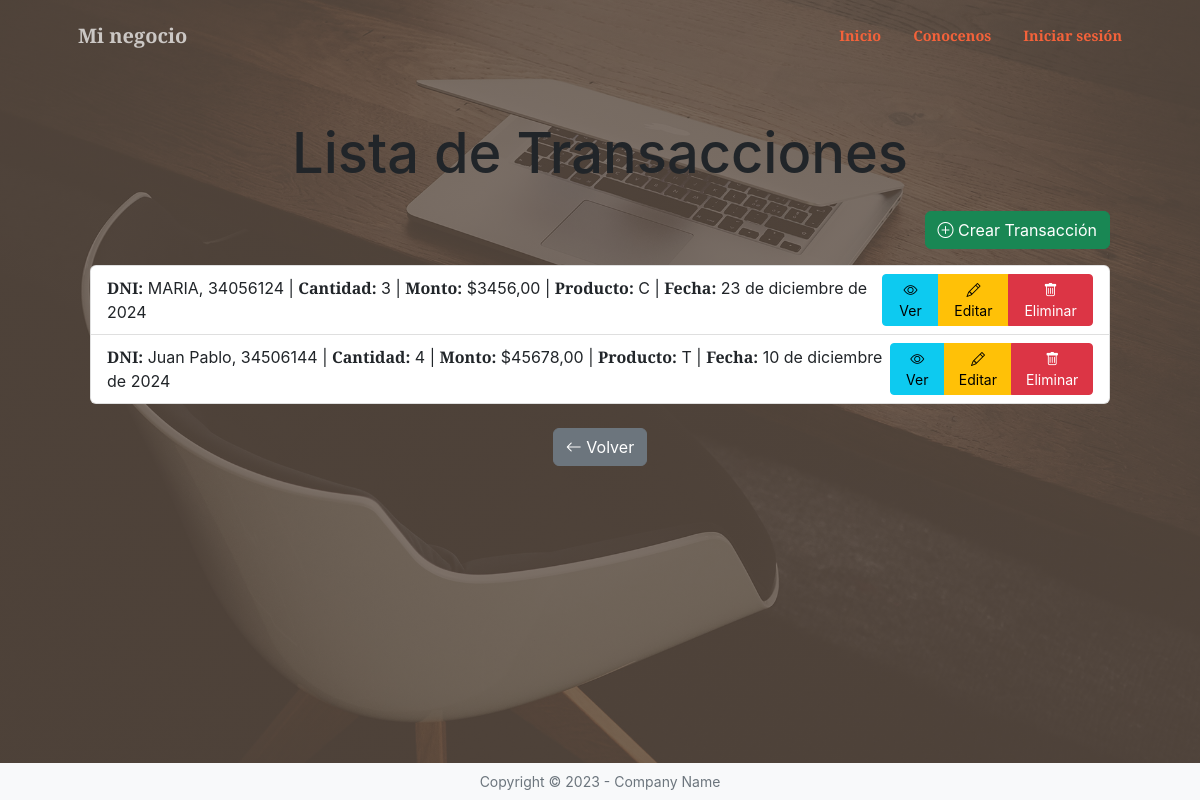
/minegocio/transaccion/list/, run on the app's committed database.
### minegocio/models.py (models this page shows, shortened)
class Transaccion(models.Model):
    dni = models.ForeignKey(Vendedor,on_delete=models.CASCADE)
    fecha = models.DateField(null=True,blank=True)
    cantidad = models.PositiveIntegerField()
    monto = models.DecimalField(max_digits=10,decimal_places=2)
    productos = [
        ("C", "Celulares"),
        ("AU", "Auriculares"),
        ("PE", "Pequeños electrodomésticos"),
        ("T", "Tablets")]
    producto = models.CharField(max_length=50, choices=productos, default="PE")

class Vendedor(models.Model):
    nombre = models.CharField(max_length=13)
    dni = models.PositiveIntegerField(unique=True)
    def __str__(self):
        return f"{self.nombre}, {self.dni}"

### minegocio/views.py (the view)
# urls.py: path("transaccion/list/", transaccion_list, name="transaccion_list"),
def transaccion_list(request):
    query = Transaccion.objects.all()
    context = {"object_list": query}
    return render(request, "minegocio/transaccion_list.html", context)

### minegocio/templates/minegocio/transaccion_list.html
{% extends 'core/base.html' %}
{% block content %}
<div class="container py-5">
    <h1 class="text-center mb-4">Lista de Transacciones</h1>
    <div class="text-end mb-3">
        <a href="{% url 'minegocio:transaccion_create' %}" class="btn btn-success">
            <i class="bi bi-plus-circle"></i> Crear Transacción
        </a>
    </div>
    <ul class="list-group">
        {% for object in object_list %}
            <li class="list-group-item d-flex justify-content-between align-items-center">
                <div>
                    <strong>DNI:</strong> {{ object.dni }} |
                    <strong>Cantidad:</strong> {{ object.cantidad }} |
                    <strong>Monto:</strong> ${{ object.monto }} |
                    <strong>Producto:</strong> {{ object.producto }} |
                    <strong>Fecha:</strong> {{ object.fecha }}
                </div>
                <div class="btn-group" role="group">
                    <a href="{% url 'minegocio:transaccion_detail' transaccion_id=object.id %}" class="btn btn-info btn-sm">
                        <i class="bi bi-eye"></i> Ver
                    </a>
                    <a href="{% url 'minegocio:transaccion_edit' object.id %}" class="btn btn-warning btn-sm">
                        <i class="bi bi-pencil"></i> Editar
                    </a>
                    <a href="{% url 'minegocio:transaccion_delete' object.id %}" class="btn btn-danger btn-sm">
                        <i class="bi bi-trash"></i> Eliminar
                    </a>
                </div>
            </li>
        {% endfor %}
    </ul>
    <div class="text-center mt-4">
        <a href="{% url 'minegocio:index' %}" class="btn btn-secondary">
            <i class="bi bi-arrow-left"></i> Volver
        </a>
    </div>
</div>
{% endblock content %}

### data on the page
Transaccion: dni "MARIA, 34056124", cantidad "3", monto "3456,00", producto "C", fecha "23 de diciembre de 2024"
Transaccion: dni "Juan Pablo, 34506144", cantidad "4", monto "45678,00", producto "T", fecha "10 de diciembre de 2024"
